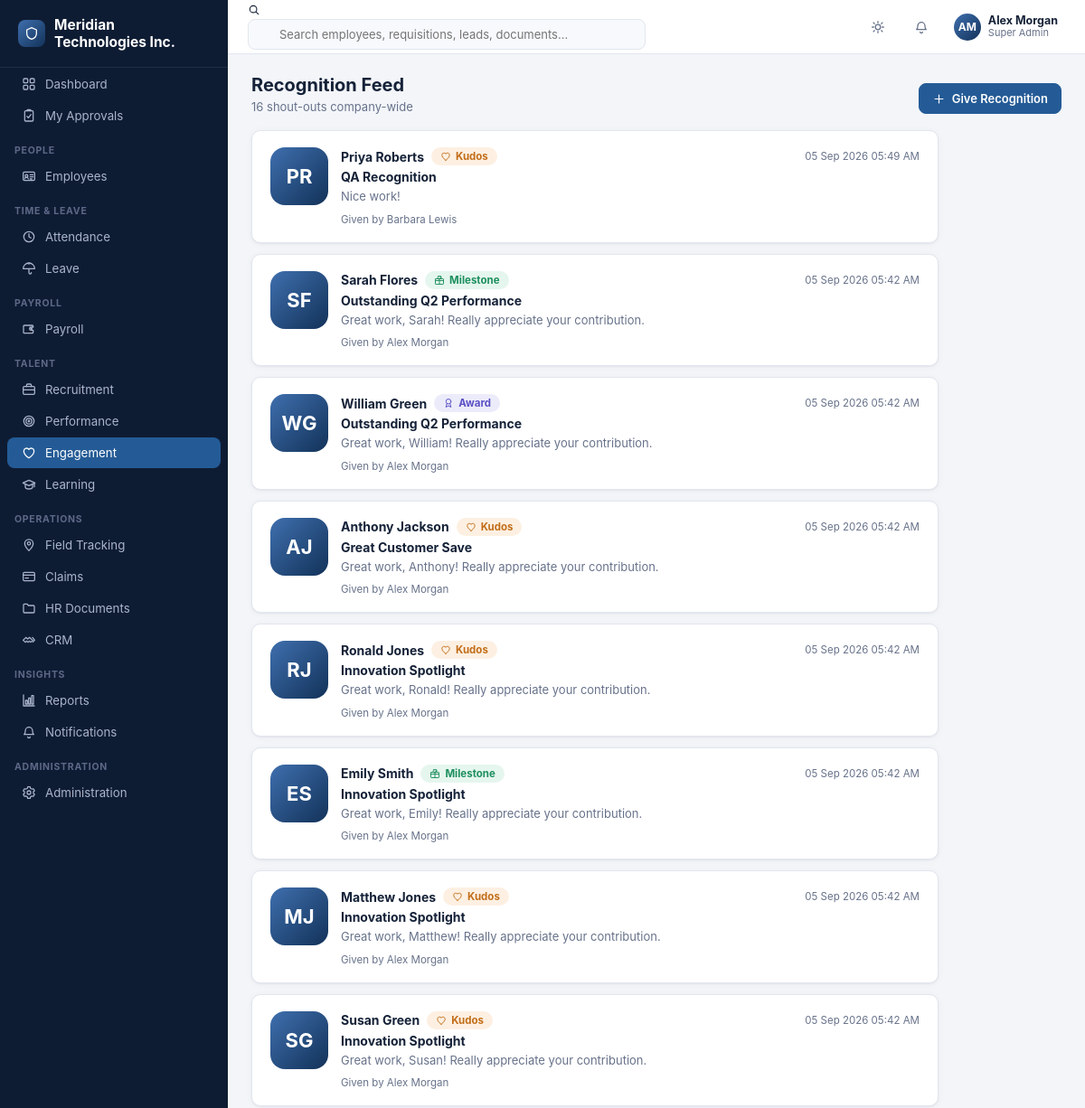
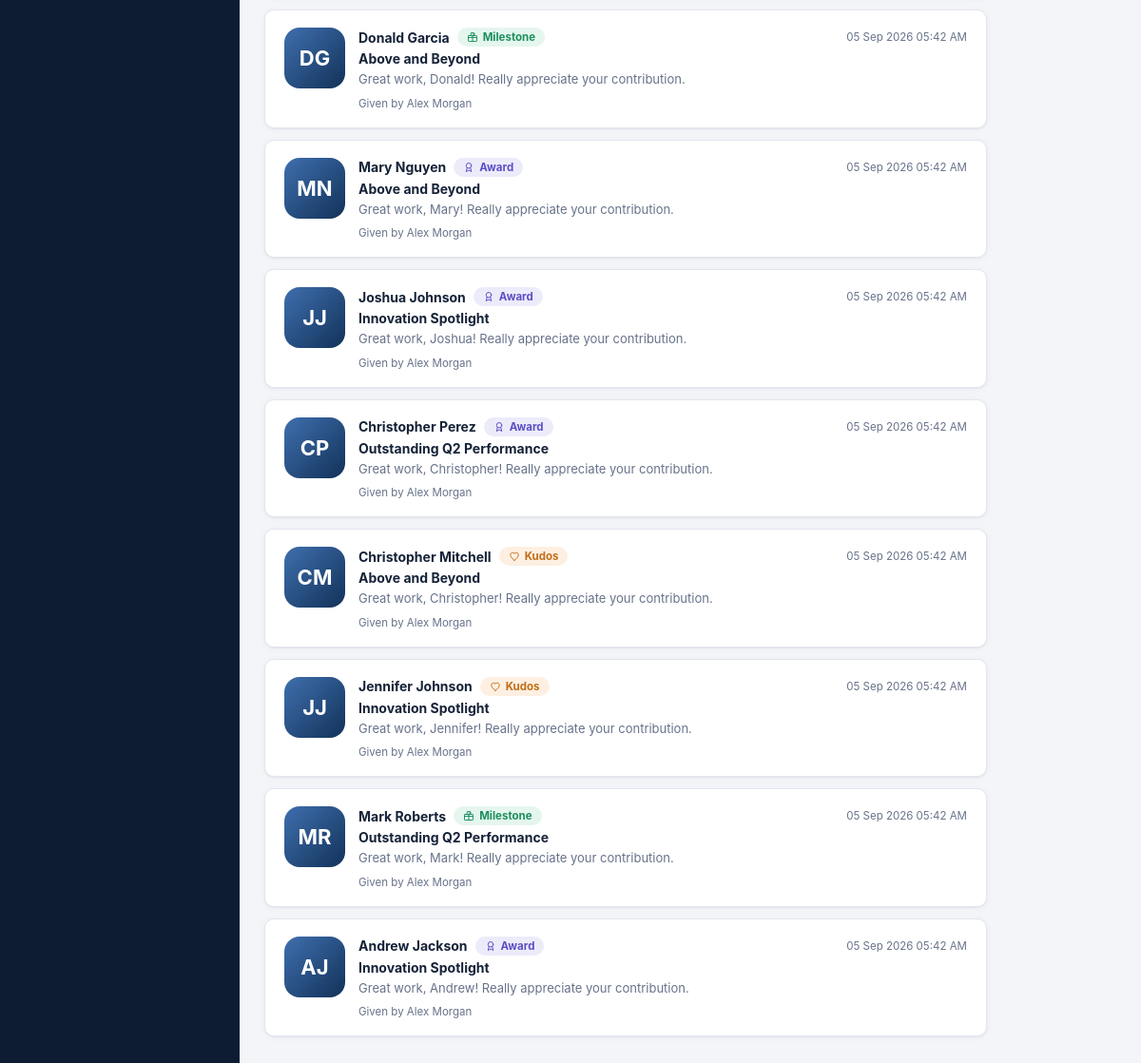
The page /engagement/recognitions (signed in) on the database its author committed (2 pictures, top to bottom).
### tables this page shows
CREATE TABLE company_settings (
    id INTEGER PRIMARY KEY CHECK (id = 1),
    company_name TEXT NOT NULL DEFAULT 'Your Company',
    logo_path TEXT,
    address TEXT,
    city TEXT,
    state TEXT,
    country TEXT,
    pincode TEXT,
    phone TEXT,
    email TEXT,
    website TEXT,
    gstin TEXT,
    pan TEXT,
    currency_symbol TEXT NOT NULL DEFAULT '$',
    fiscal_year_start_month INTEGER NOT NULL DEFAULT 4,
    updated_at TEXT NOT NULL DEFAULT (datetime('now'))
);

CREATE TABLE users (
    id INTEGER PRIMARY KEY AUTOINCREMENT,
    username TEXT NOT NULL UNIQUE,
    password_hash TEXT NOT NULL,
    full_name TEXT NOT NULL,
    email TEXT,
    phone TEXT,
    role_id INTEGER NOT NULL REFERENCES roles(id),
    employee_id INTEGER REFERENCES employees(id),
    is_active INTEGER NOT NULL DEFAULT 1,
    last_login_at TEXT,
    created_at TEXT NOT NULL DEFAULT (datetime('now'))
);

CREATE TABLE roles (
    id INTEGER PRIMARY KEY AUTOINCREMENT,
    name TEXT NOT NULL UNIQUE,
    description TEXT,
    is_system INTEGER NOT NULL DEFAULT 0,
    created_at TEXT NOT NULL DEFAULT (datetime('now'))
);

CREATE TABLE employees (
    id INTEGER PRIMARY KEY AUTOINCREMENT,
    employee_code TEXT NOT NULL UNIQUE,
    photo_path TEXT,
    first_name TEXT NOT NULL,
    last_name TEXT NOT NULL,
    gender TEXT,
    dob TEXT,
    marital_status TEXT,
    blood_group TEXT,
    personal_email TEXT,
    personal_phone TEXT,
    emergency_contact_name TEXT,
    emergency_contact_phone TEXT,

    department_id INTEGER REFERENCES departments(id),
    designation_id INTEGER REFERENCES designations(id),
    location_id INTEGER REFERENCES locations(id),
    reporting_manager_id INTEGER REFERENCES employees(id),
    employment_type TEXT NOT NULL DEFAULT 'Full-time',
    employment_status TEXT NOT NULL DEFAULT 'Active',
    date_of_joining TEXT,
    date_of_confirmation TEXT,
    date_of_exit TEXT,
    work_email TEXT,
    work_phone TEXT,

    current_address TEXT,
    permanent_address TEXT,
    city TEXT,
    state TEXT,
    country TEXT,
    pincode TEXT,

    bank_name TEXT,
    bank_account_no TEXT,
    bank_ifsc TEXT,
    pan_number TEXT,
    aadhaar_number TEXT,
    uan_number TEXT,
    pf_number TEXT,

    created_at TEXT NOT NULL DEFAULT (datetime('now')),
    updated_at TEXT NOT NULL DEFAULT (datetime('now')),
    created_by INTEGER REFERENCES users(id),
    is_deleted INTEGER NOT NULL DEFAULT 0
);

CREATE TABLE recognitions (
    id INTEGER PRIMARY KEY AUTOINCREMENT,
    employee_id INTEGER NOT NULL REFERENCES employees(id) ON DELETE CASCADE,
    given_by INTEGER REFERENCES users(id),
    category TEXT NOT NULL DEFAULT 'Kudos',
    title TEXT NOT NULL,
    message TEXT,
    created_at TEXT NOT NULL DEFAULT (datetime('now'))
);

### blueprints/engagement.py (the view)
@bp.route("/recognitions", endpoint="recognitions_list")
@permission_required("engagement.recognitions.view")
def recognitions_list():
    rows = db.query(
        """SELECT r.*, e.first_name, e.last_name, u.full_name AS given_by_name
           FROM recognitions r
           JOIN employees e ON e.id = r.employee_id
           LEFT JOIN users u ON u.id = r.given_by
           ORDER BY r.created_at DESC"""
    )
    return render_template(
        "engagement/recognitions_list.html", recognitions=rows,
        can_create=has_permission("engagement.recognitions.create"),
    )

### auth.py (called while the page is built, shortened)
def load_logged_in_user():
    user_id = session.get("user_id")
    if user_id is None:
        g.user = None
        g.permissions = set()
        g.employee = None
        return
    user = db.query(
        """SELECT u.*, r.name as role_name FROM users u
           JOIN roles r ON r.id = u.role_id WHERE u.id=? AND u.is_active=1""",
        (user_id,), one=True,
    )
    g.user = user
    if user is None:
        g.permissions = set()
        g.employee = None
        return
    if user["role_name"] == "Super Admin":
        g.permissions = {"*"}
    g.employee = None
    if user["employee_id"]:
        g.employee = db.query("SELECT * FROM employees WHERE id=?", (user["employee_id"],), one=True)

def has_permission(code):
    if g.get("user") is None:
        return False
    perms = g.get("permissions", set())
    if "*" in perms:
        return True
    return code in perms

def permission_required(code):
    def decorator(view):
        @functools.wraps(view)
        def wrapped(**kwargs):
            if g.user is None:
                return redirect(url_for("auth.login", next=request.path))
            if not has_permission(code):
                flash(f"You don't have permission to do this ({code}).", "error")
                return redirect(url_for("dashboard.index"))
            return view(**kwargs)
        return wrapped
    return decorator

### db.py (called while the page is built)
def get_db():
    if "db" not in g:
        os.makedirs(os.path.dirname(config.DB_PATH), exist_ok=True)
        g.db = sqlite3.connect(config.DB_PATH, detect_types=sqlite3.PARSE_DECLTYPES)
        g.db.row_factory = sqlite3.Row
        g.db.execute("PRAGMA foreign_keys = ON")
    return g.db

def query(sql, args=(), one=False):
    conn = get_db()
    cur = conn.execute(sql, args)
    rows = cur.fetchall()
    cur.close()
    if one:
        return rows[0] if rows else None
    return rows

### helpers.py (called while the page is built)
def fmt_datetime(value):
    if not value:
        return "-"
    try:
        return datetime.fromisoformat(str(value)[:19]).strftime("%d %b %Y %I:%M %p")
    except ValueError:
        return str(value)

def initials(name):
    if not name:
        return "?"
    parts = str(name).strip().split()
    if not parts:
        return "?"
    if len(parts) == 1:
        return parts[0][:2].upper()
    return (parts[0][0] + parts[-1][0]).upper()

### notify.py (called while the page is built)
def unread_count(user_id):
    row = db.query(
        "SELECT COUNT(*) as c FROM notifications WHERE user_id=? AND is_read=0", (user_id,), one=True
    )
    return row["c"] if row else 0

### templates/engagement/recognitions_list.html (shortened to what this page needs)
{% extends "base.html" %}
{% import "partials/icons.html" as ic %}
{% block content %}
<div class="page-head">
  <div>
    <h1>Recognition Feed</h1>
    <div class="sub">{{ recognitions|length }} shout-out{{ 's' if recognitions|length != 1 else '' }} company-wide</div>
  </div>
  <div style="display:flex;gap:8px">
    {% if can_create %}
    <a class="btn primary" href="{{ url_for('engagement.recognition_new') }}">{{ ic.icon('plus',15) }} Give Recognition</a>
    {% endif %}
  </div>
</div>
{% if recognitions %}
<div style="display:flex;flex-direction:column;gap:12px;max-width:760px">
  {% for r in recognitions %}
  {% set cat_icon = {'Award':'award','Kudos':'heart','Milestone':'gift'}.get(r.category, 'star') %}
  {% set cat_color = {'Award':'indigo','Kudos':'accent','Milestone':'green'}.get(r.category, 'brand') %}
  <div class="card card-pad" style="display:flex;gap:14px">
    <div class="avatar lg" style="flex-shrink:0">{{ (r.first_name ~ ' ' ~ r.last_name)|initials }}</div>
    <div style="flex:1;min-width:0">
      <div style="display:flex;align-items:center;gap:8px;flex-wrap:wrap;margin-bottom:4px">
        <span style="font-weight:700">{{ r.first_name }} {{ r.last_name }}</span>
        <span class="badge {{ cat_color }}">{{ ic.icon(cat_icon, 12) }} {{ r.category }}</span>
        <span class="text-muted" style="font-size:11.5px;margin-left:auto">{{ r.created_at|fmt_datetime }}</span>
      </div>
      <div style="font-weight:650;font-size:14px;margin-bottom:4px">{{ r.title }}</div>
      {% if r.message %}<p style="color:var(--text-muted);font-size:13px;line-height:1.5">{{ r.message }}</p>{% endif %}
      <div class="text-muted" style="font-size:11.5px;margin-top:8px">Given by {{ r.given_by_name or 'System' }}</div>
    </div>
  </div>
  {% endfor %}
</div>
{% endif %}
{% endblock %}

### templates/base.html (shortened to what this page needs)
<!doctype html>
<html lang="en">
<head>
<link rel="stylesheet" href="{{ url_for('static', filename='css/style.css') }}">
</head>
<body>
{% import "partials/icons.html" as ic %}
{% set ep = request.endpoint or '' %}
<div class="app">
  <aside class="sidebar" id="sidebar">
    <div class="sidebar-brand"><span class="logo-dot">{{ ic.icon('shield', 16) }}</span> <span>{{ company.company_name if company else 'Enterprise HR' }}</span></div>
    <nav>
      <div class="nav-item {{ 'active' if ep=='dashboard.index' }}" onclick="location.href='{{ url_for('dashboard.index') }}'">
        {{ ic.icon('grid') }} <span>Dashboard</span>
      </div>
      <div class="nav-item {{ 'active' if ep=='dashboard.my_approvals' }}" onclick="location.href='{{ url_for('dashboard.my_approvals') }}'">
        {{ ic.icon('clipboard-check') }} <span>My Approvals</span>
      </div>
      {% if has_permission('employees.employees.view') %}
      <div class="nav-section">People</div>
      <div class="nav-item {{ 'active' if ep.startswith('employees.') }}" onclick="location.href='{{ url_for('employees.list_view') }}'">{{ ic.icon('id-card') }} <span>Employees</span></div>
      {% endif %}
      {% if has_permission('attendance.attendance.view') %}
      <div class="nav-section">Time &amp; Leave</div>
      <div class="nav-item {{ 'active' if ep.startswith('attendance.') }}" onclick="location.href='{{ url_for('attendance.daily') }}'">{{ ic.icon('clock') }} <span>Attendance</span></div>
      {% endif %}
      {% if has_permission('leave.requests.view') %}
      <div class="nav-item {{ 'active' if ep.startswith('leave.') }}" onclick="location.href='{{ url_for('leave.requests_list') }}'">{{ ic.icon('umbrella') }} <span>Leave</span></div>
      {% endif %}
      {% if has_permission('payroll.payslips.view') or has_permission('payroll.runs.view') %}
      <div class="nav-section">Payroll</div>
      <div class="nav-item {{ 'active' if ep.startswith('payroll.') }}" onclick="location.href='{{ url_for('payroll.runs_list') }}'">{{ ic.icon('wallet') }} <span>Payroll</span></div>
      {% endif %}
      {% if has_permission('recruitment.requisitions.view') %}
      <div class="nav-section">Talent</div>
      <div class="nav-item {{ 'active' if ep.startswith('recruitment.') }}" onclick="location.href='{{ url_for('recruitment.requisitions_list') }}'">{{ ic.icon('briefcase') }} <span>Recruitment</span></div>
      {% endif %}
      {% if has_permission('performance.goals.view') %}
      <div class="nav-item {{ 'active' if ep.startswith('performance.') }}" onclick="location.href='{{ url_for('performance.cycles_list') }}'">{{ ic.icon('target') }} <span>Performance</span></div>
      {% endif %}
      {% if has_permission('engagement.surveys.view') %}
      <div class="nav-item {{ 'active' if ep.startswith('engagement.') }}" onclick="location.href='{{ url_for('engagement.surveys_list') }}'">{{ ic.icon('heart') }} <span>Engagement</span></div>
      {% endif %}
      {% if has_permission('learning.courses.view') %}
      <div class="nav-item {{ 'active' if ep.startswith('learning.') }}" onclick="location.href='{{ url_for('learning.courses_list') }}'">{{ ic.icon('graduation') }} <span>Learning</span></div>
      {% endif %}
      {% if has_permission('field.visits.view') %}
      <div class="nav-section">Operations</div>
      <div class="nav-item {{ 'active' if ep.startswith('field.') }}" onclick="location.href='{{ url_for('field.visits_list') }}'">{{ ic.icon('map-pin') }} <span>Field Tracking</span></div>
      {% endif %}
      {% if has_permission('claims.claims.view') %}
      <div class="nav-item {{ 'active' if ep.startswith('claims.') }}" onclick="location.href='{{ url_for('claims.claims_list') }}'">{{ ic.icon('credit-card') }} <span>Claims</span></div>
      {% endif %}
      {% if has_permission('documents.documents.view') %}
      <div class="nav-item {{ 'active' if ep.startswith('documents.') }}" onclick="location.href='{{ url_for('documents.list_view') }}'">{{ ic.icon('folder') }} <span>HR Documents</span></div>
      {% endif %}
      {% if has_permission('crm.customers.view') %}
      <div class="nav-item {{ 'active' if ep.startswith('crm.') }}" onclick="location.href='{{ url_for('crm.customers_list') }}'">{{ ic.icon('handshake') }} <span>CRM</span></div>
      {% endif %}
      {% if has_permission('reports.reports.view') %}
      <div class="nav-section">Insights</div>
      <div class="nav-item {{ 'active' if ep.startswith('reports.') }}" onclick="location.href='{{ url_for('reports.index') }}'">{{ ic.icon('chart') }} <span>Reports</span></div>
      {% endif %}
      <div class="nav-item {{ 'active' if ep.startswith('notifications.') }}" onclick="location.href='{{ url_for('notifications.index') }}'">{{ ic.icon('bell') }} <span>Notifications</span></div>
      {% if has_permission('admin.settings.view') or has_permission('admin.users.view') %}
      <div class="nav-section">Administration</div>
      <div class="nav-item {{ 'active' if ep.startswith('admin.') }}" onclick="location.href='{{ url_for('admin.settings') }}'">{{ ic.icon('cog') }} <span>Administration</span></div>
      {% endif %}
    </nav>
  </aside>
  <div class="main">
    <header class="topbar">
      <div class="search-box">
        {{ ic.icon('search', 14) }}
        <input type="text" placeholder="Search employees, requisitions, leads, documents..." oninput="onGlobalSearch(this)">
      </div>
      <div class="topbar-right">
        <button class="icon-btn" onclick="toggleTheme()" title="Toggle theme">{{ ic.icon('sun') }}</button>
        <div class="dropdown">
          <button class="icon-btn" data-dropdown-toggle title="Notifications">
            {{ ic.icon('bell') }}
          </button>
        </div>
        <div class="dropdown">
          <div class="user-chip" data-dropdown-toggle>
            <div class="avatar">{% if g.employee and g.employee.photo_path %}<img src="{{ url_for('static', filename='uploads/' + g.employee.photo_path) }}">{% else %}{{ (g.user.full_name if g.user else '??')|initials }}{% endif %}</div>
            <div style="display:flex;flex-direction:column;line-height:1.2">
              <span style="font-weight:650;font-size:12.5px">{{ g.user.full_name if g.user else 'Guest' }}</span>
              <span class="text-muted" style="font-size:11px">{{ g.user.role_name if g.user else '' }}</span>
            </div>
          </div>
        </div>
      </div>
    </header>
    <main class="content">
      {% block content %}{% endblock %}
    </main>
  </div>
</div>
</body>
</html>

### templates/partials/icons.html (shortened to what this page needs)
{% macro icon(name, size=16) %}
<svg xmlns="http://www.w3.org/2000/svg" width="{{ size }}" height="{{ size }}" viewBox="0 0 24 24" fill="none" stroke="currentColor" stroke-width="1.9" stroke-linecap="round" stroke-linejoin="round" style="flex-shrink:0">{{ (p[name] or p['grid'])|safe }}</svg>
{%- endmacro %}

### rows shown on the page
company_settings: company_name "Meridian Technologies Inc."
users: full_name "AM", user "Alex Morgan"
roles: user "Super Admin"
recognitions: first_name "Priya", last_name "Roberts", {{ size }} 12 (drawn), category "Kudos", created_at|fmt_datetime "05 Sep 2026 05:49 AM", title "QA Recognition", message "Nice work!", full_name "Barbara Lewis"
employees: first_name+last_name "PR"
recognitions: first_name "Sarah", last_name "Flores", {{ size }} 12 (drawn), category "Milestone", created_at|fmt_datetime "05 Sep 2026 05:42 AM", title "Outstanding Q2 Performance", message "Great work, Sarah! Really appreciate your contribution.", full_name "Alex Morgan"
employees: first_name+last_name "SF"
recognitions: first_name "William", last_name "Green", {{ size }} 12 (drawn), category "Award", created_at|fmt_datetime "05 Sep 2026 05:42 AM", title "Outstanding Q2 Performance", message "Great work, William! Really appreciate your contribution.", full_name "Alex Morgan"
employees: first_name+last_name "WG"
recognitions: first_name "Anthony", last_name "Jackson", {{ size }} 12 (drawn), category "Kudos", created_at|fmt_datetime "05 Sep 2026 05:42 AM", title "Great Customer Save", message "Great work, Anthony! Really appreciate your contribution.", full_name "Alex Morgan"
employees: first_name+last_name "AJ"
recognitions: first_name "Ronald", last_name "Jones", {{ size }} 12 (drawn), category "Kudos", created_at|fmt_datetime "05 Sep 2026 05:42 AM", title "Innovation Spotlight", message "Great work, Ronald! Really appreciate your contribution.", full_name "Alex Morgan"
employees: first_name+last_name "RJ"
recognitions: first_name "Emily", last_name "Smith", {{ size }} 12 (drawn), category "Milestone", created_at|fmt_datetime "05 Sep 2026 05:42 AM", title "Innovation Spotlight", message "Great work, Emily! Really appreciate your contribution.", full_name "Alex Morgan"
employees: first_name+last_name "ES"
recognitions: first_name "Matthew", last_name "Jones", {{ size }} 12 (drawn), category "Kudos", created_at|fmt_datetime "05 Sep 2026 05:42 AM", title "Innovation Spotlight", message "Great work, Matthew! Really appreciate your contribution.", full_name "Alex Morgan"
employees: first_name+last_name "MJ"
recognitions: first_name "Susan", last_name "Green", {{ size }} 12 (drawn), category "Kudos", created_at|fmt_datetime "05 Sep 2026 05:42 AM", title "Innovation Spotlight", message "Great work, Susan! Really appreciate your contribution.", full_name "Alex Morgan"
employees: first_name+last_name "SG"
recognitions: first_name "Donald", last_name "Garcia", {{ size }} 12 (drawn), category "Milestone", created_at|fmt_datetime "05 Sep 2026 05:42 AM", title "Above and Beyond", message "Great work, Donald! Really appreciate your contribution.", full_name "Alex Morgan"
employees: first_name+last_name "DG"
recognitions: first_name "Mary", last_name "Nguyen", {{ size }} 12 (drawn), category "Award", created_at|fmt_datetime "05 Sep 2026 05:42 AM", title "Above and Beyond", message "Great work, Mary! Really appreciate your contribution.", full_name "Alex Morgan"
employees: first_name+last_name "MN"
recognitions: first_name "Joshua", last_name "Johnson", {{ size }} 12 (drawn), category "Award", created_at|fmt_datetime "05 Sep 2026 05:42 AM", title "Innovation Spotlight", message "Great work, Joshua! Really appreciate your contribution.", full_name "Alex Morgan"
employees: first_name+last_name "JJ"
recognitions: first_name "Christopher", last_name "Perez", {{ size }} 12 (drawn), category "Award", created_at|fmt_datetime "05 Sep 2026 05:42 AM", title "Outstanding Q2 Performance", message "Great work, Christopher! Really appreciate your contribution.", full_name "Alex Morgan"
employees: first_name+last_name "CP"
recognitions: first_name "Christopher", last_name "Mitchell", {{ size }} 12 (drawn), category "Kudos", created_at|fmt_datetime "05 Sep 2026 05:42 AM", title "Above and Beyond", message "Great work, Christopher! Really appreciate your contribution.", full_name "Alex Morgan"
employees: first_name+last_name "CM"
recognitions: first_name "Jennifer", last_name "Johnson", {{ size }} 12 (drawn), category "Kudos", created_at|fmt_datetime "05 Sep 2026 05:42 AM", title "Innovation Spotlight", message "Great work, Jennifer! Really appreciate your contribution.", full_name "Alex Morgan"
employees: first_name+last_name "JJ"
recognitions: first_name "Mark", last_name "Roberts", {{ size }} 12 (drawn), category "Milestone", created_at|fmt_datetime "05 Sep 2026 05:42 AM", title "Outstanding Q2 Performance", message "Great work, Mark! Really appreciate your contribution.", full_name "Alex Morgan"
employees: first_name+last_name "MR"
recognitions: first_name "Andrew", last_name "Jackson", {{ size }} 12 (drawn), category "Award", created_at|fmt_datetime "05 Sep 2026 05:42 AM", title "Innovation Spotlight", message "Great work, Andrew! Really appreciate your contribution.", full_name "Alex Morgan"
employees: first_name+last_name "AJ"

### other values the page prints
{{ recognitions|length }} "16"
{{ 's' if recognitions|length != 1 else '' }} "s"
